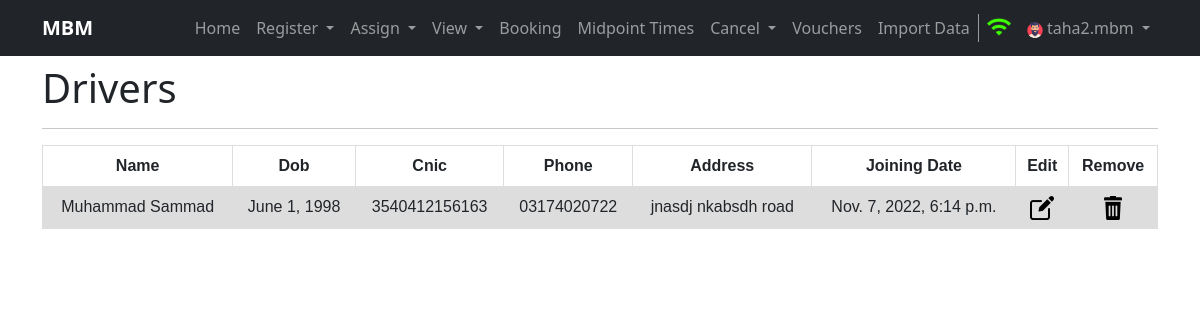
The page /viewdrivers (signed in) on the database its author committed.
### home/models.py (models this page shows, shortened)
class Driver(models.Model):
    name = models.CharField(max_length=100)
    dob = models.DateField()
    cnic = models.CharField(max_length=13, unique=True)
    phone = models.CharField(max_length=13, unique=True)
    address = models.CharField(max_length=150)
    created = models.DateTimeField(auto_now_add=True, editable=False, null=False, blank=False)
    last_modified = models.DateTimeField(auto_now_add=True, editable=False, null=False, blank=False)
    class Meta:
        verbose_name_plural = 'Driver'

### home/views.py (the view, shortened to what this page needs)
# urls.py: path('viewdrivers', views.viewdrivers, name='viewdrivers'),
def viewdrivers(request, driver_id=None):
    if request.user.is_anonymous:
        return redirect('/login')
    Drivers = None
    try:
        Drivers = Driver.objects.all()
    except Exception as e:
        messages.warning(request, e)
    return render(request, 'drivers.html', {'Drivers': Drivers})

### templates/drivers.html (shortened to what this page needs)
{% extends 'base.html' %}
{% block username %}{{ request.user.username }}{% endblock username %}
{%block body%}
{% load static %}
<div class="container my-2">
  <h1>Drivers</h1>
  <hr>
</div>
<div class="container">
    <table class="schedule Users">
        <tr>
          <th>Name</th>
          <th>Dob</th>
          <th>Cnic</th>
          <th>Phone</th>
          <th>Address</th>
          <th>Joining Date</th>
          <th>Edit</th>
          <th>Remove</th>
        </tr>
        {% for driver in Drivers %}
        <tr class="tr">
          <td>{{driver.name}}</td>
          <td>{{driver.dob}}</td>
          <td>{{driver.cnic}}</td>
          <td>{{driver.phone}}</td>
          <td>{{driver.address}}</td>
          <td>{{driver.created}}</td>
          <td><a href="{% url 'modifydriver' driver_id=driver.id %}"><img src="{% static 'images/edit.png' %}"></a></td>
          <td><a href="{% url 'viewdrivers' driver_id=driver.id %}"><img src="{% static 'images/remove.png' %}"></a></td>
        </tr>
        {% endfor %}
      </table>
</div>
{%endblock body%}

### static/css/style.css (style rules this page uses)
.schedule, .seats { font-family: arial, sans-serif; border-collapse: collapse; width: 100%; }
.schedule td, .bookings td, th { border: 1px solid #dddddd; text-align: center; padding: 8px; }
.schedule .tr:nth-child(even) { background-color: #dddddd; }
img { max-width: inherit; width: inherit; }

### rows shown on the page
Driver: name "Muhammad Sammad", dob "June 1, 1998", cnic "3540412156163", phone "03174020722", address "jnasdj nkabsdh road", created "Nov. 7, 2022, 6:14 p.m."

### other values the page prints
{{ request.user.username }} "taha2.mbm"
